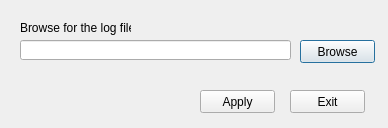
<?xml version="1.0" encoding="UTF-8"?>
<ui version="4.0">
 <class>DataLoggerSetting</class>
 <widget class="QDialog" name="DataLoggerSetting">
  <property name="geometry">
   <rect>
    <x>0</x>
    <y>0</y>
    <width>388</width>
    <height>128</height>
   </rect>
  </property>
  <property name="windowTitle">
   <string>Data Logger Setting</string>
  </property>
  <widget class="QLineEdit" name="lineEditBrowsePath">
   <property name="geometry">
    <rect>
     <x>20</x>
     <y>40</y>
     <width>271</width>
     <height>20</height>
    </rect>
   </property>
  </widget>
  <widget class="QLabel" name="labelBrowseFile">
   <property name="geometry">
    <rect>
     <x>20</x>
     <y>20</y>
     <width>111</width>
     <height>16</height>
    </rect>
   </property>
   <property name="text">
    <string>Browse for the log file.</string>
   </property>
  </widget>
  <widget class="QPushButton" name="pushButtonBrowse">
   <property name="geometry">
    <rect>
     <x>300</x>
     <y>40</y>
     <width>75</width>
     <height>23</height>
    </rect>
   </property>
   <property name="text">
    <string>Browse</string>
   </property>
  </widget>
  <widget class="QPushButton" name="pushButtonApply">
   <property name="geometry">
    <rect>
     <x>200</x>
     <y>90</y>
     <width>75</width>
     <height>23</height>
    </rect>
   </property>
   <property name="text">
    <string>Apply</string>
   </property>
  </widget>
  <widget class="QPushButton" name="pushButtonExit">
   <property name="geometry">
    <rect>
     <x>290</x>
     <y>90</y>
     <width>75</width>
     <height>23</height>
    </rect>
   </property>
   <property name="text">
    <string>Exit</string>
   </property>
  </widget>
 </widget>
 <resources/>
 <connections/>
</ui>
